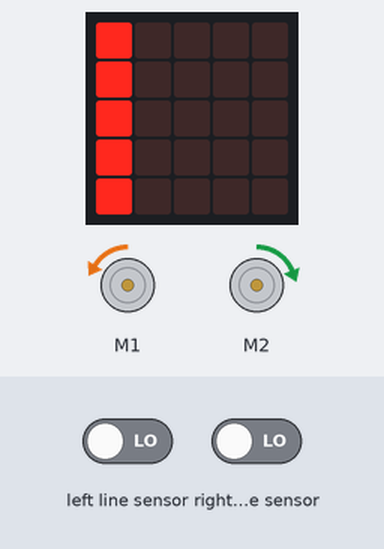
A program run on a simulated BBC micro:bit (MakeCode). Shown: 2 × DC motor (green arrow = forward, orange = backward, longer = faster), the board's 5×5 LED display. The test bench sets the inputs (shaded band); at power-on: left line sensor LOW, right line sensor LOW.

Above: at 0.61 s.
1.3 s: left line sensor driven HIGH
At 1.3 s:
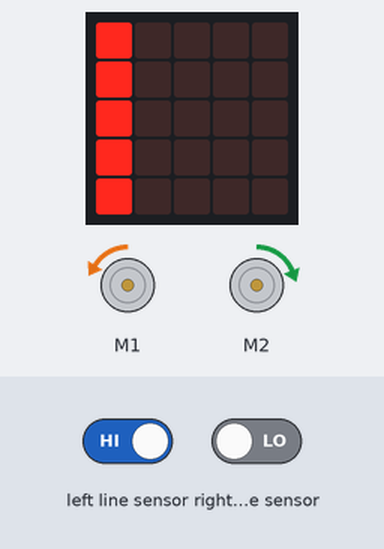
2.8 s: right line sensor driven HIGH
At 4.0 s:
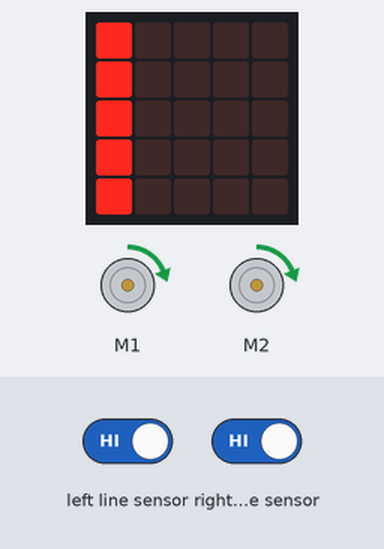
4.4 s: right line sensor driven LOW
At 4.9 s:
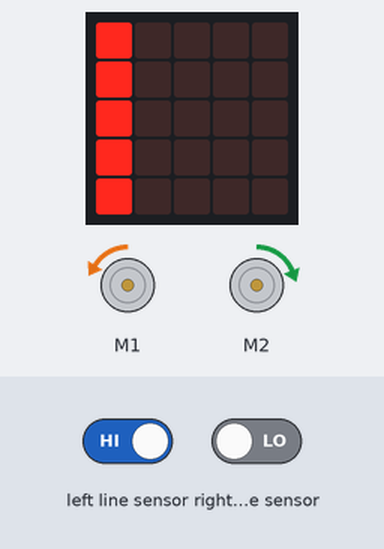
5.9 s: left line sensor driven LOW
At 6.28 s:
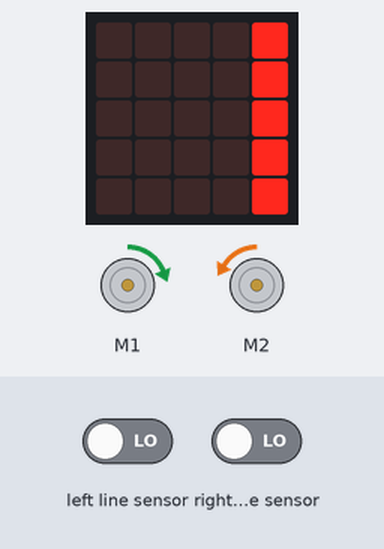
9.6 s: left line sensor driven HIGH and right line sensor driven HIGH
At 11.2 s:
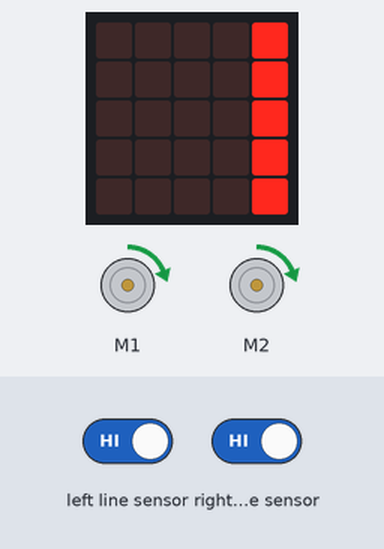
Timing chart, 0 to 12.2 s (numbered marks = the images above; inputs shaded):
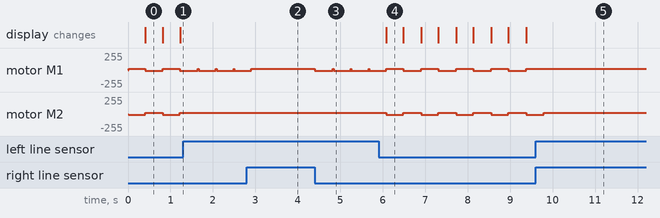

The program:

main.ts
```typescript
basic.forever(function () {
    maqueen.motorRun(maqueen.Motors.All, maqueen.Dir.CW, 20)
    if (maqueen.readPatrol(maqueen.Patrol.PatrolLeft) == 0) {
        maqueen.motorRun(maqueen.Motors.M1, maqueen.Dir.CW, 20)
        maqueen.motorRun(maqueen.Motors.M2, maqueen.Dir.CCW, 10)
        basic.showLeds(`
            . . . . #
            . . . . #
            . . . . #
            . . . . #
            . . . . #
            `)
    }
    if (maqueen.readPatrol(maqueen.Patrol.PatrolRight) == 0) {
        maqueen.motorRun(maqueen.Motors.M2, maqueen.Dir.CW, 20)
        maqueen.motorRun(maqueen.Motors.M1, maqueen.Dir.CCW, 10)
        basic.showLeds(`
            # . . . .
            # . . . .
            # . . . .
            # . . . .
            # . . . .
            `)
    }
})
```

test.ts
```typescript
// aquí va el archivo "tests"; esto no se compilará cuando este paquete se utilice como una extensión.
```

Measured:
- after the input at 1.3 s, motor M2: stays forward 20/255 (without the input it goes to backward 10/255 after 0.35 s)
- after the input at 2.8 s, motor M1: goes on until 2.9 s, then stays forward 20/255
- after the input at 4.4 s, motor M1: forward 20/255 → backward 10/255 at once
- after the input at 5.9 s, motor M1: alternates forward 20/255 for 0.40 s and backward 10/255 for 0.42 s, starting after 0.59 s; motor M2: alternates forward 20/255 for 0.42 s and backward 10/255 for 0.40 s, starting after 0.19 s; the display: changes after 0.19 s (image 4)
- after the input at 9.6 s, motor M1: stops changing and stays forward 20/255; motor M2: goes on until 9.8 s, then stays forward 20/255
- by itself, motor M1: alternates forward 20/255 for 0.02 s and backward 10/255 for 0.40 s
- by itself, motor M2: alternates forward 20/255 for 0.42 s and backward 10/255 for 0.39 s
